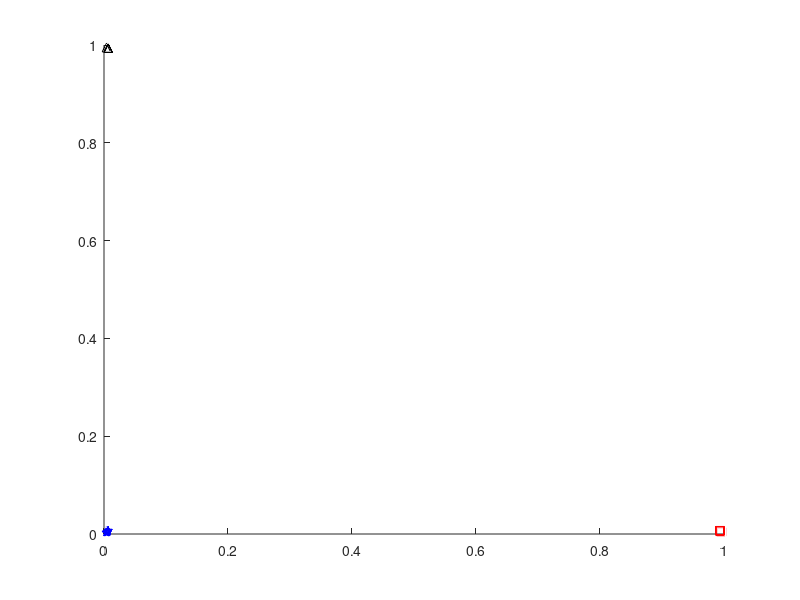

Write the MATLAB code that produced this figure.
% Learn to classify three dial tones (1, 5, and 9) using three neurons,
% sigmoid activation and least squares fitting
%
% Samuli Siltanen February 2021

% Graphical parameters
fsize = 16;
msize = 20;
msize2 = 10;

% Load data that was prepared in the routine DialSoundFFT_dataprepareC.m
load data/tensounds_matrices s1mat  s5mat  s9mat  sf N K

% Build a matrix containing samples of training data as columns
Ntrain = 5; % How many samples of each dial tone to use
X = [s1mat(:,1:Ntrain),s5mat(:,1:Ntrain),s9mat(:,1:Ntrain)];

% Build a big matrix containing samples of all the data as columns
Xall = [s1mat,s5mat,s9mat];


%% Preprocess data for learning by calculating FFTs 

% Fast Fourier transform applied to columns, with appropriate fftshift
% placing zero frequency to the middle of the vector
FX = fftshift(fft(X),1);
FXall = fftshift(fft(Xall),1);

% Crop the FFTs to the part where the information is. This is a kind of
% dimension reduction. Due to symmetry with respect to the middle of the
% vector, we only take elements from the second half of the vector. 
ind1 = round(.513*size(FX,1));
ind2 = round(.538*size(FX,1));
FX = FX(ind1:ind2,:);
FXall = FXall(ind1:ind2,:);

% Take absolute value of the complex-valued FFTs
FX = abs(FX);
len = size(FX,1);
FXall = abs(FXall);

% Look at the FFTs. Note the seven spike locations at the frequencies used
% in the dial tone system (see https://onlinetonegenerator.com/dtmf.html)
figure(1)
clf
for iii = 1:3
    subplot(3,1,iii)
    plot(FX(:,(iii-1)*Ntrain+[1:Ntrain]),'r')
    xlim([1 len])
    set(gca,'xticklabel',{})
    set(gca,'yticklabel',{})
    box off
    pbaspect([8 1 1])
end

%% Learning by least squares

% Determine length of data vectors
L = size(FXall,1);

% We consider a very simple neural network with only three neurons in one 
% layer. We wish to have the following output:
% Dial tone 1: output op1 = [s(5) s(-5) s(-5)]^T
% Dial tone 5: output op5 = [s(-5) s(5) s(-5)]^T
% Dial tone 9: output op9 = [s(-5) s(-5) s(5)]^T
% Here s denotes the smooth sigmoid function s(z) = 1/(1+exp(-z)). 
% Given a vertical input vector f1 corresponding to dial tone 1, we have 
% the matrix equation W*f1+b = [5 -5 -5]^T, where matrix W has 3 rows and L
% columns. We can also write it in another way. Denote W^T = [Wx Wy Wz],
% where Wx, Wy and Wz are vertical L-vectors. We set b=0.
% Then we have three equations:
% f1^T*Wx = 5
% f1^T*Wy = -5
% f1^T*Wz = -5
% For a dial tone 5 data vector we must have 
% f5^T*Wx = -5
% f5^T*Wy = 5
% f5^T*Wz = -5
% Further, for a dial tone 9 data vector we must have 
% f9^T*Wx = -5
% f9^T*Wy = -5
% f9^T*Wz = 5
% Of course, we have many different data vectors, and there are no vectors
% Wx and Wy and Wz that would satisfy them all. But we can use least
% squares!
rhs_x = [5*ones(Ntrain,1);-5*ones(Ntrain,1);-5*ones(Ntrain,1)];
Wx = (FX.')\rhs_x;
rhs_y = [-5*ones(Ntrain,1);5*ones(Ntrain,1);-5*ones(Ntrain,1)];
Wy = (FX.')\rhs_y;
rhs_z = [-5*ones(Ntrain,1);-5*ones(Ntrain,1);5*ones(Ntrain,1)];
Wz = (FX.')\rhs_z;

% Check the result numerically
%disp(reshape(Wx.'*FXall,19,3))
%disp(reshape(Wy.'*FXall,19,3))
%disp(reshape(Wz.'*FXall,19,3))

% Check the result visually
figure(1)
clf
hold on
% Plot classifications of dial tones for digit 1 in red
for iii = 1:19
    x = Wx.'*FXall(:,iii);
    x = 1/(1+exp(-x));
    y = Wy.'*FXall(:,iii);
    y = 1/(1+exp(-y));
    z = Wz.'*FXall(:,iii);
    z = 1/(1+exp(-z));
    plot3(x,y,z,'rs')
end
% Plot classifications of dial tones for digit 5 in black
for iii = 1:19
    x = Wx.'*FXall(:,19+iii);
    x = 1/(1+exp(-x));
    y = Wy.'*FXall(:,19+iii);
    y = 1/(1+exp(-y));
    z = Wz.'*FXall(:,19+iii);
    z = 1/(1+exp(-z));
    plot3(x,y,z,'k^')
end
% Plot classifications of dial tones for digit 9 in blue
for iii = 1:19
    x = Wx.'*FXall(:,2*19+iii);
    x = 1/(1+exp(-x));
    y = Wy.'*FXall(:,2*19+iii);
    y = 1/(1+exp(-y));
    z = Wz.'*FXall(:,2*19+iii);
    z = 1/(1+exp(-z));
    plot3(x,y,z,'bp')
end






